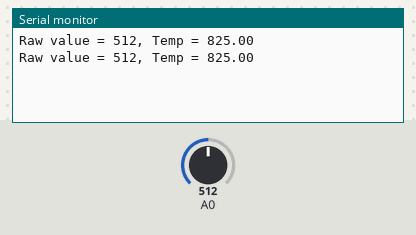
Recording of a sketch running on a simulated Arduino Uno, built with avr-gcc and run on an emulated ATmega328P. Parts: the last lines printed to the serial monitor. The inputs (shaded band) are chosen by the test bench; at power-on: A0 = 512.

Above: at 1.2 s.
1.3 s: A0 set to 716
At 2.6 s:
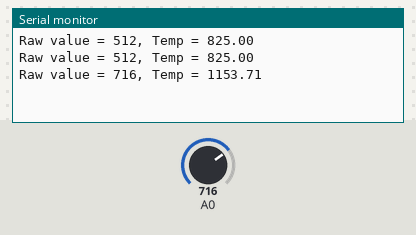
2.8 s: A0 set to 900
At 3.4 s:
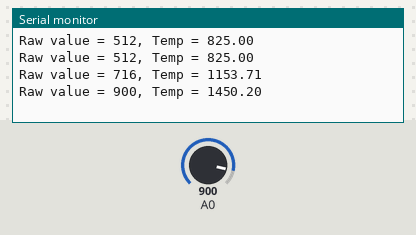
Timing chart, 0 to 5.8 s (numbered marks = the images above; inputs shaded):
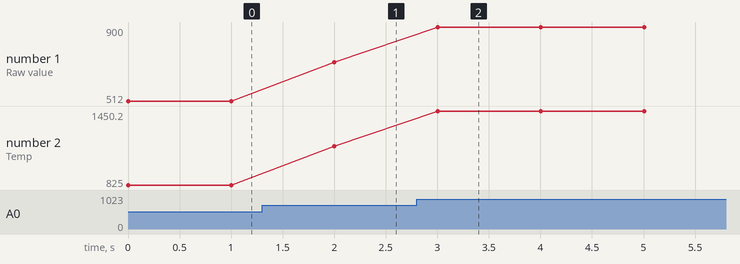

The sketch:

analog_read_LM35.ino
```cpp
void setup() {
  // put your setup code here, to run once:
 pinMode(A0,INPUT);
 Serial.begin(9600);


}

void loop() {
  // put your main code here, to run repeatedly:
  int x = analogRead(A0);
  float temp = (x/1024.0)*3300.0;
  float Temp = (0.5*temp);
  Serial.print("Raw value = ");
  Serial.print(analogRead(A0));
  Serial.print(", Temp = ");
  Serial.println(Temp);
  delay(1000);
}
```

Measured:
- after the input at 1.3 s, the serial monitor: prints a new line after 0.70 s (image 1)
- after the input at 2.8 s, the serial monitor: prints a new line after 0.20 s (image 2)
- plotted number 1: 512 → 716 after the input at 1.3 s, 716 → 900 after the input at 2.8 s
- plotted number 2: 825 → 1153.71 after the input at 1.3 s, 1153.71 → 1450.2 after the input at 2.8 s
